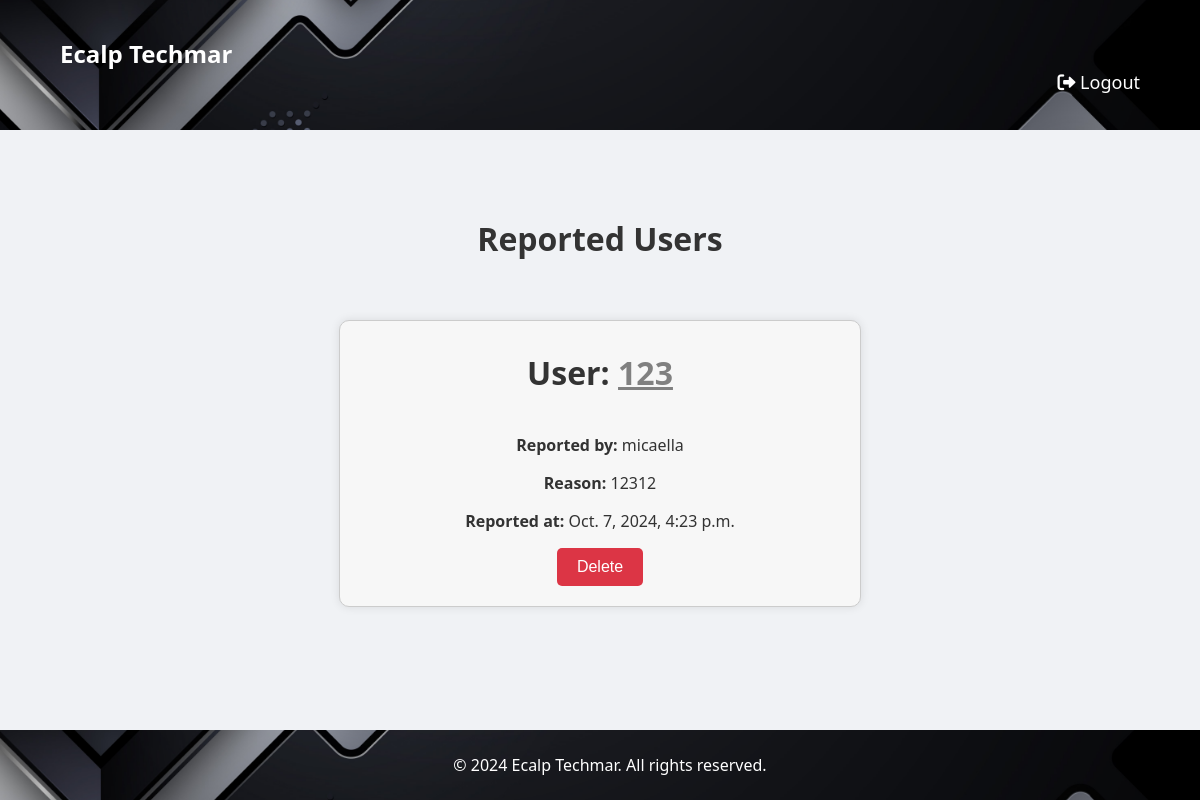
Page /newsfeed/user_reports/ (signed in) on the earlier database version.
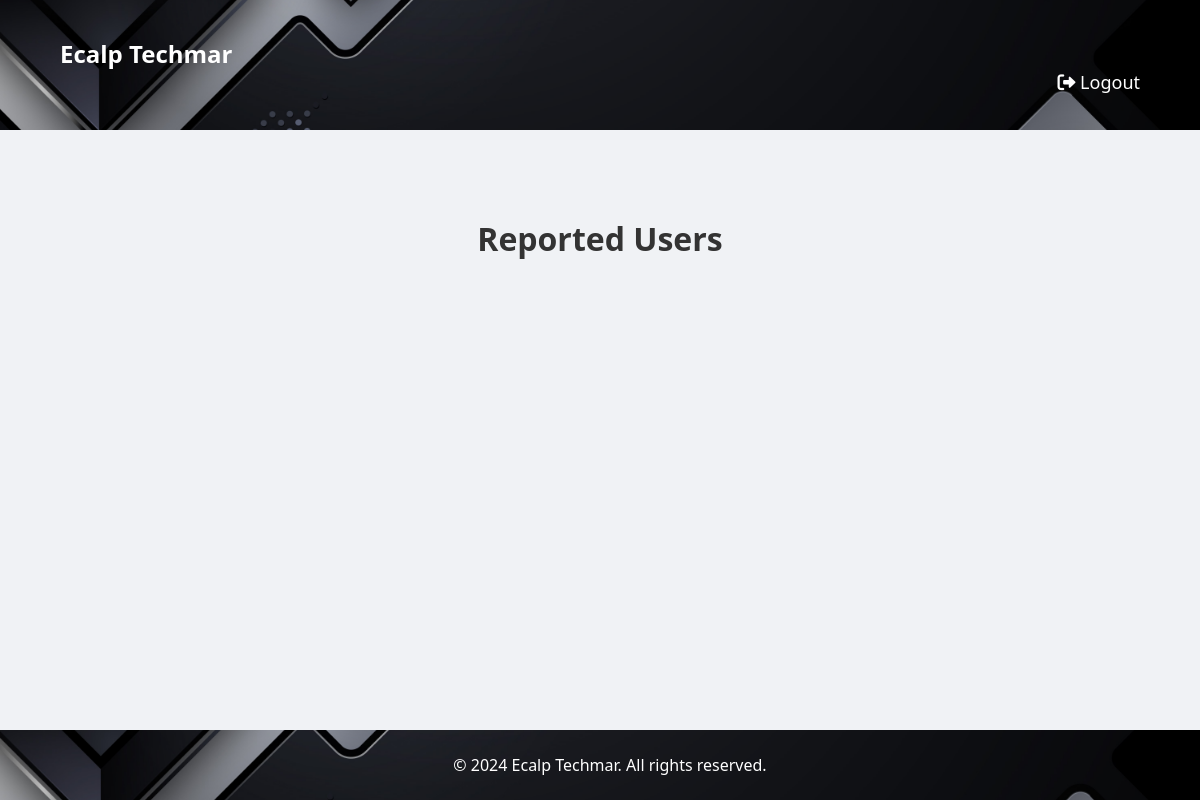
Same page on the later database version.
### newsfeed/models.py (models this page shows, shortened)
class UserReport(models.Model):
    user = models.ForeignKey(User, on_delete=models.CASCADE, related_name='reported_user')
    reported_by = models.ForeignKey(User, on_delete=models.CASCADE, related_name='reporter')
    reason = models.TextField()
    created_at = models.DateTimeField(auto_now_add=True)

### custom_admin/views.py (the view)
# urls.py: path('user_reports/', views.user_reports, name='user_reports'),
@login_required
@user_passes_test(is_staff)
def user_reports(request):
    reports = UserReport.objects.all()
    return render(request, 'user_reports.html', {'reports': reports})

### custom_admin/views.py (called while the page is built)
def is_staff(user):
    return user.is_staff or user.is_superuser

### custom_admin/templates/user_reports.html (shortened to what this page needs)
<!DOCTYPE html>
<html lang="en">
<head>
    {% load static %}
    <link rel="stylesheet" href="{% static 'main/styles.css' %}">
    <link rel="stylesheet" href="https://cdnjs.cloudflare.com/ajax/libs/font-awesome/6.0.0-beta3/css/all.min.css">
</head>
<body>
    <header>
    <div class="container">
        <h1 class="logo">Ecalp Techmar</h1>
        <nav>
            <ul>
                 <li><a href="{% url 'home' %}" onclick="return confirm('Are you sure you want to log out?')"><i class="fas fa-sign-out-alt"></i> Logout</a></li>
            </ul>
        </nav>
    </div>
</header>
    <section id="user-reports">
    <h2>Reported Users</h2>
    <div class="reports">
        {% for report in reports %}
            <div class="report">
                <h2>User: <a href="{% url 'profile' report.user.pk %}">{{ report.user.username }}</a></h2>
                <div class="report-details">
                    <p><strong>Reported by:</strong> {{ report.reported_by.username }}</p>
                    <p><strong>Reason:</strong> {{ report.reason }}</p>
                    <p><strong>Reported at:</strong> {{ report.created_at }}</p>
                </div>
                <div class="button-group">
                    <button class="new-delete-button">
                        <a href="{% url 'custom_admin:delete_user_report' report.pk %}">
                            Delete
                        </a>
                    </button>
                </div>
            </div>
        {% endfor %}
    </div>
</section>
     <footer>
        <div class="container">
            <div class="footer-content">
                <p style="text-align: center; width: 100%;">&copy; 2024 Ecalp Techmar. All rights reserved.</p>
            </div>
        </div>
    </footer>
</body>
</html>

Differences in the rows shown:
removed UserReport: user.username "123", reported_by.username "micaella", reason "12312", created_at "Oct. 7, 2024, 4:23 p.m."
